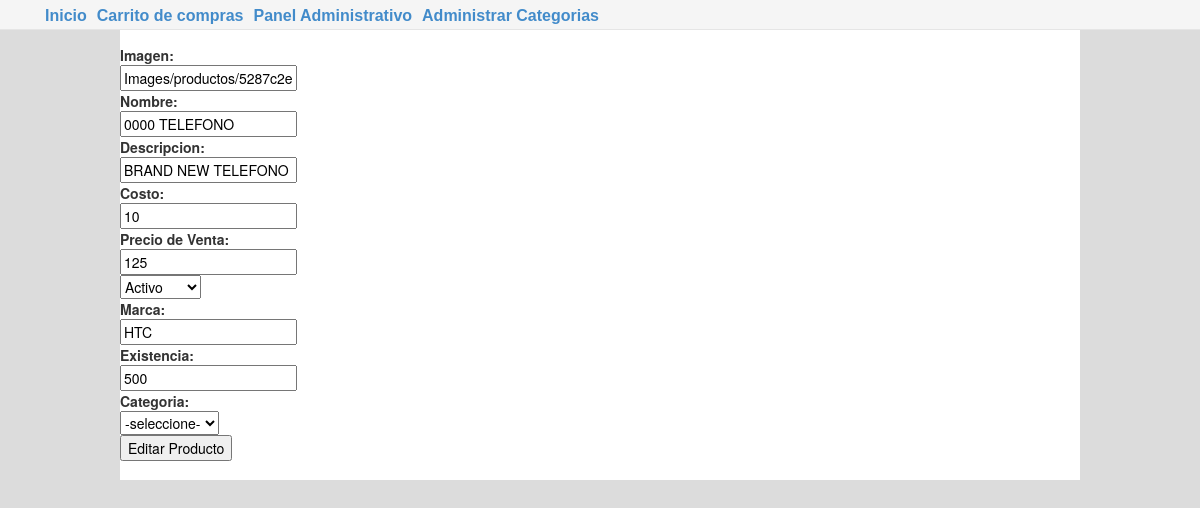
The page /admin/editarProducto.php?id=19 on the database as committed earlier.
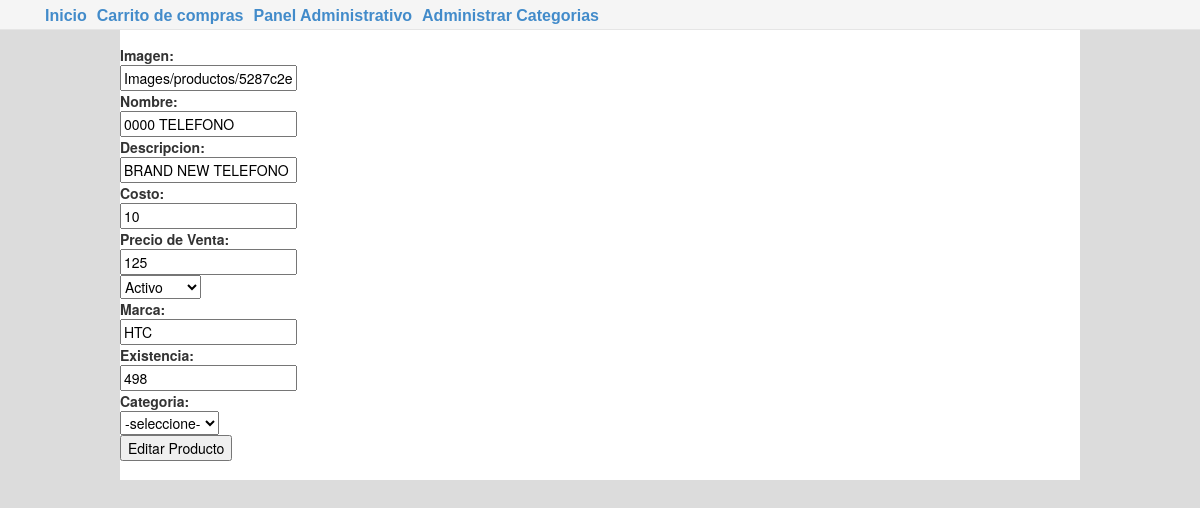
The same page on the database as committed later.
### tables this page shows
CREATE TABLE `producto` (
  `id_p` int(11) NOT NULL AUTO_INCREMENT,
  `imagen_p` varchar(250) DEFAULT NULL,
  `nombre_p` varchar(40) DEFAULT NULL,
  `descripcion_p` varchar(250) DEFAULT NULL,
  `categoria_p` varchar(40) DEFAULT NULL,
  `precio_p` float DEFAULT '0',
  `activo_p` varchar(2) DEFAULT 'N',
  `existencia_p` int(11) DEFAULT NULL,
  `fecha_p` date DEFAULT NULL,
  `marca_p` varchar(120) DEFAULT NULL,
  `costo_p` float DEFAULT '0',
  `tamanio_p` varchar(25) DEFAULT NULL,
  `color_p` varchar(25) DEFAULT NULL,
  PRIMARY KEY (`id_p`),
  UNIQUE KEY `id_p_UNIQUE` (`id_p`)
);

### admin/editarProducto.php (the view, shortened to what this page needs)
<!DOCTYPE html>
<html>
    <head>
        <link href="../assets/css/bootstrap.css" rel="stylesheet" type="text/css" />
        <link href="../assets/css/main.css" rel="stylesheet" type="text/css" />
    </head>
    <body>
        <?php include_once '../Includes/header_admin.php'; ?>
        <div class="contenedor">
            <?
            if (isset($_GET['id'])) {
                $id_p = (int) $_GET['id'];
                $row = mysql_fetch_array(mysql_query("SELECT * FROM `producto` WHERE `id_p` = '$id_p' "));
                ?>
                <form action='' method='POST'>
                    <div><b>Imagen:</b><br /><input type='text' name='imagen_p' value='<?= stripslashes($row['imagen_p']) ?>' required/></div>
                    <div><b>Nombre:</b><br /><input type='text' name='nombre_p' value='<?= stripslashes($row['nombre_p']) ?>' required/></div>
                    <div><b>Descripcion:</b><br /><input type='text' name='descripcion_p' value='<?= stripslashes($row['descripcion_p']) ?>' required/></div>
                    <div><b>Costo:</b><br /><input type='text' name='costo_p' value='<?= stripslashes($row['costo_p']) ?>' required/></div>
                    <div><b>Precio de Venta:</b><br /><input type='text' name='precio_p' value='<?= stripslashes($row['precio_p']) ?>' required/></div>
                    <div><select name="activo_p">
                            <option value="S">Activo</option>
                        </select></div>
                    <div><b>Marca:</b><br /><input type='text' name='marca_p' value='<?= stripslashes($row['marca_p']) ?>' required/></div>
                    <div><b>Existencia:</b><br /><input type='text' name='existencia_p' value='<?= stripslashes($row['existencia_p']) ?>' required/></div>
                    <div><b>Categoria:</b><br><select name="categoria_p" required><option>-seleccione-</option><?php include_once '../clases/listas/categorias.php'; ?></select></div>
                    <div><input type='submit' value='Editar Producto' /><input type='hidden' value='1' name='submitted' /></div>
                </form>
            <? }
            ?>
        </div>
    </body>
</html>

Rows that differ between the two databases and show on the page:
changed producto "Images/productos/5287c2e416fe7htc-desire_0.jpg": existencia_p "500" → "498"
